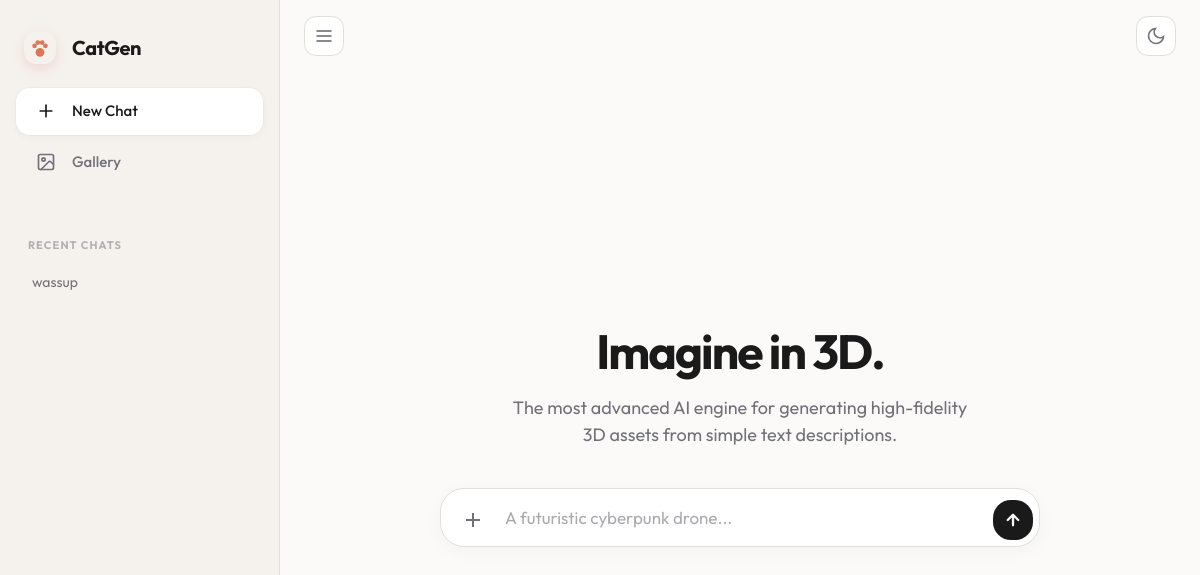
Before: / with the older database file.
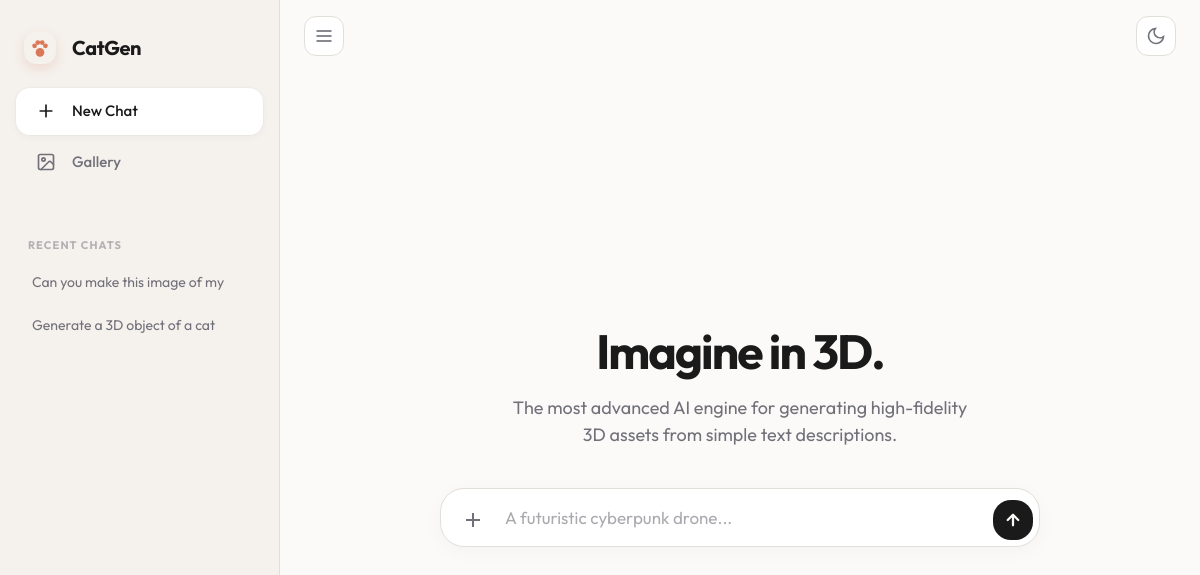
After: the same page with the newer database file.
### chat_interface/models.py (models this page shows, shortened)
class ChatSession(models.Model):
    title = models.CharField(max_length=100, default="New Chat")
    created_at = models.DateTimeField(default=now)
    class Meta:
        ordering = ['-created_at'] # Newest chats at the top

### chat_interface/views.py (the view)
# urls.py: path('', views.index, name='index'),
def index(request):
    all_sessions = ChatSession.objects.all().order_by('-created_at')
    return render(request, 'chat_interface/index.html', {
        'all_sessions': all_sessions,
        'active_session': None,
        'messages': []
    })

### chat_interface/templates/chat_interface/index.html (shortened to what the changed rows need)
<!DOCTYPE html>
<html lang="en">
<head>
    <script src="https://cdn.tailwindcss.com"></script>
</head>
<body>
    <aside id="sidebar">
        <div class="chat-history">
            {% for session in all_sessions %}
                <div class="history-item-wrapper {% if active_session and session.id == active_session.id %}active{% endif %}" id="session-{{ session.id }}">
                    <a href="{% url 'chat_detail' session.id %}" class="history-link">
                        {{ session.title }}
                    </a>
                </div>
            {% endfor %}
        </div>
    </aside>
    <main id="main-content">
        {% if active_session %}
        <div id="chat-container">
            {% for msg in messages %}
            <div class="message-box">
                {% if msg.sender == 'user' %}
                    <div class="user-msg">
                        <div class="user-content">
                            {% if msg.attachment %}
                                <div style="margin-bottom: 12px; max-width: 240px; border-radius: 12px; overflow: hidden; border: 1px solid var(--border);">
                                    <img src="{{ msg.attachment.url }}" style="width: 100%; height: auto; display: block;">
                                </div>
                            {% endif %}
                            <div class="markdown-content">{{ msg.text }}</div>
                        </div>
                    </div>
{% else %}
                    <div class="ai-msg">
                        <div class="ai-header">
                            <div class="ai-icon">AI</div>
                            <div class="ai-label">Assistant</div>
                        </div>
                        <div class="ai-text markdown-content">{{ msg.text }}</div>
                        {% if msg.object_path %}
                            <div class="asset-wrapper">
                                {% if ".glb" in msg.object_path %}
                                    <model-viewer class="asset-view" src="{{ msg.object_path }}" auto-rotate camera-controls></model-viewer>
                                {% else %}
                                    <img src="{{ msg.object_path }}" class="w-full h-auto block" alt="Generated asset">
                                {% endif %}
                                <div class="asset-footer">
                                    <span style="font-size: 11px; font-weight: 700; color: var(--text-muted); text-transform: uppercase; letter-spacing: 0.1em;">Production Asset</span>
                                    <a href="{{ msg.object_path }}" download class="toggle-btn" style="width: 34px; height: 34px; border-radius: 10px;">
                                        <svg width="16" height="16" viewBox="0 0 24 24" fill="none" stroke="currentColor" stroke-width="2.5"><path d="M21 15v4a2 2 0 0 1-2 2H5a2 2 0 0 1-2-2v-4"/><polyline points="7 10 12 15 17 10"/><line x1="12" x2="12" y1="15" y2="3"/></svg>
                                    </a>
                                </div>
                            </div>
                        {% endif %}
                    </div>
                {% endif %}
            </div>
            {% endfor %}
        </div>
        {% else %}
        <div class="hero-section">
            <h1 class="hero-title">Imagine in 3D.</h1>
        </div>
        {% endif %}
    </main>
</body>
</html>

Changed rows visible on the page:
removed ChatSession: title "wassup"
added ChatSession: title "Can you make this image of my"
added ChatSession: title "Generate a 3D object of a cat"
